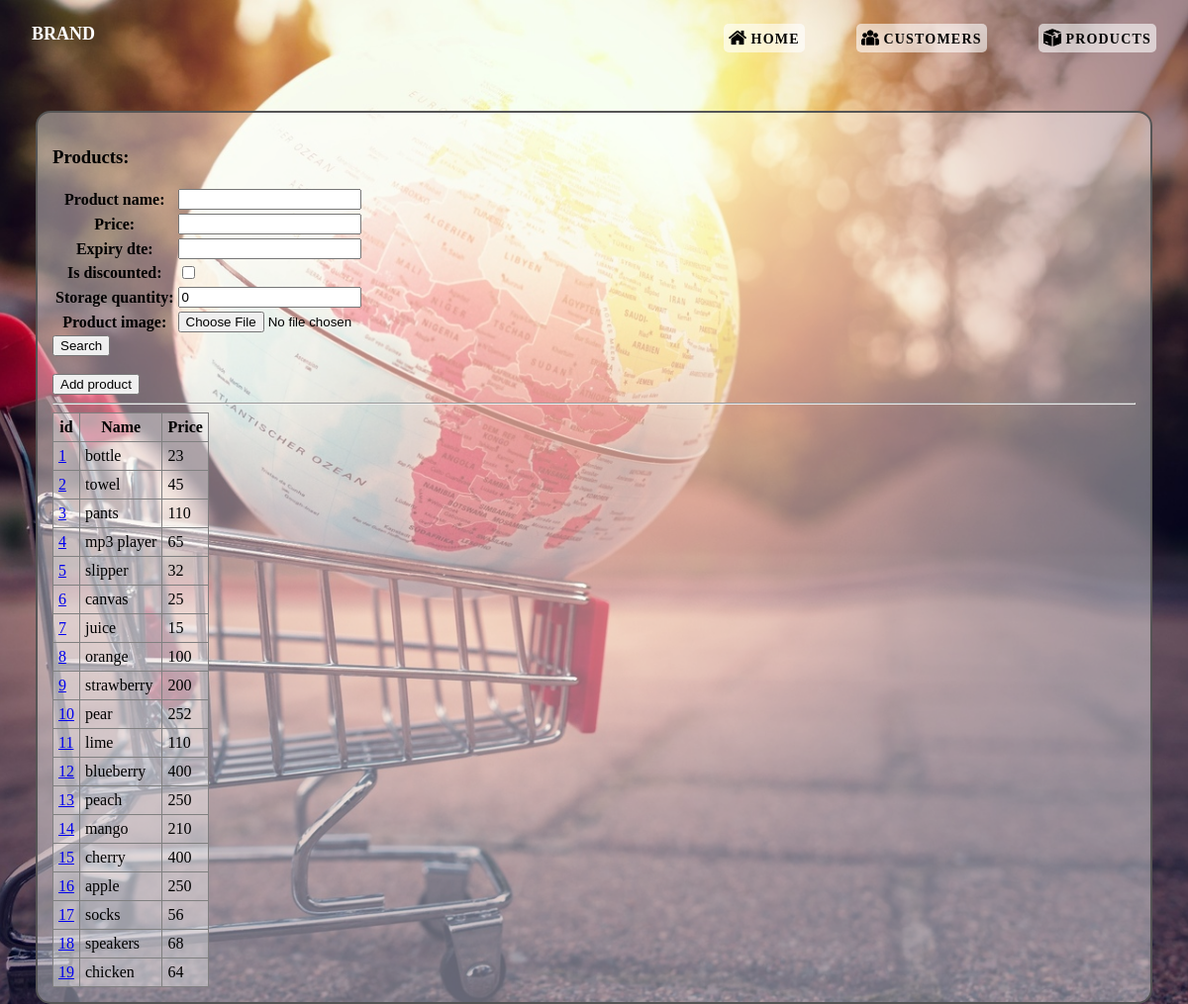
Screenshot of /shopping/products with the database file from the repository.
### shopping/models.py (models this page shows, shortened)
class Product(models.Model):
    product_name = models.CharField(max_length=200)
    price = models.IntegerField()
    expiry_dte = models.DateField(blank=True, null=True)
    is_discounted = models.BooleanField(default=False)
    storage_quantity = models.IntegerField(default=0)
    created = models.DateTimeField(auto_now_add=True, blank=True, null=True)
    last_modified = models.DateTimeField(auto_now=True, blank=True, null=True)
    product_image = models.ImageField(upload_to='products/', blank=True, null=True)

### shopping/views.py (the view)
# urls.py: path("products", views.get_products, name="product_list"),
def get_products(request):
    products = Product.objects.all()
    form = ProductForm2(request.GET or None)
    if request.GET and form.is_valid():
        product_name = form.cleaned_data.get('product_name')
        products = products.filter(
            product_name__contains=product_name,
        )
    context = {
        'form': form,
        'products': products
    }
    return render(request, 'shopping/products.html', context)

### shopping/forms.py
class ProductForm2(forms.ModelForm):
    class Meta:
        model = Product
        fields = '__all__'

### shopping/templates/shopping/products.html (shortened to what this page needs)
{% load static %}
<!DOCTYPE html>
<html lang="en">
    <head>
        <link rel="stylesheet" type="text/css" href="{% static 'css/master.css' %}">
    </head>
    <body>
        {% include "shopping/header.html" %}
        <main>
            <h3>Products:</h3>
            <form method="get">
                <table>
                    {{ form.as_table }}
                </table>
                    <input type="submit" value="Search">
                </form>
                <br>
                <a href="{% url 'product_add' %}"><button>Add product</button></a>
                <hr>
                {% if products %}
                <table class="product">
                    <tr>
                        <th>id</th>
                        <th>Name</th>
                        <th>Price</th>
                    </tr>
                {% for product in products %}
                    <tr>
                        <td><a href="{% url 'product_details' product_id=product.id %}">{{ product.id }}</a></td>
                        <td>{{ product.product_name }}</td>
                        <td>{{ product.price }}</td>
                    </tr>
                {% endfor %}
                </table>
            {% else %}
            <p>No product.</p>
            {% endif %}
        </main>
    </body>
</html>

### shopping/static/css/master.css (style rules this page uses)
* { box-sizing: border-box; }
html { margin: 0; padding: 0; width: 100%; height: 100vh; }
body { margin: 0; padding: 0; width: 100%; height: 100vh; font-family: Poppins; font-weight: 400; background: url(../images/shopping.jpg); background-position: center; background-size: cover; background-repeat: no-repeat; background-attachment: fixed; }
main { margin: 8% 3%; padding: 15px; background-color: rgba(255,255,255,0.4); border: 2px solid #555; border-radius: 15px; }
.customers, .customers th, .customers td, .product, .product th, .product td { border: 1px solid grey; border-collapse: collapse; padding: 5px; background-color: rgba(255,255,255,0.2); }

### rows the page displays
Product: id "1", product_name "bottle", price "23"
Product: id "2", product_name "towel", price "45"
Product: id "3", product_name "pants", price "110"
Product: id "4", product_name "mp3 player", price "65"
Product: id "5", product_name "slipper", price "32"
Product: id "6", product_name "canvas", price "25"
Product: id "7", product_name "juice", price "15"
Product: id "8", product_name "orange", price "100"
Product: id "9", product_name "strawberry", price "200"
Product: id "10", product_name "pear", price "252"
Product: id "11", product_name "lime", price "110"
Product: id "12", product_name "blueberry", price "400"
Product: id "13", product_name "peach", price "250"
Product: id "14", product_name "mango", price "210"
Product: id "15", product_name "cherry", price "400"
Product: id "16", product_name "apple", price "250"
Product: id "17", product_name "socks", price "56"
Product: id "18", product_name "speakers", price "68"
Product: id "19", product_name "chicken", price "64"
